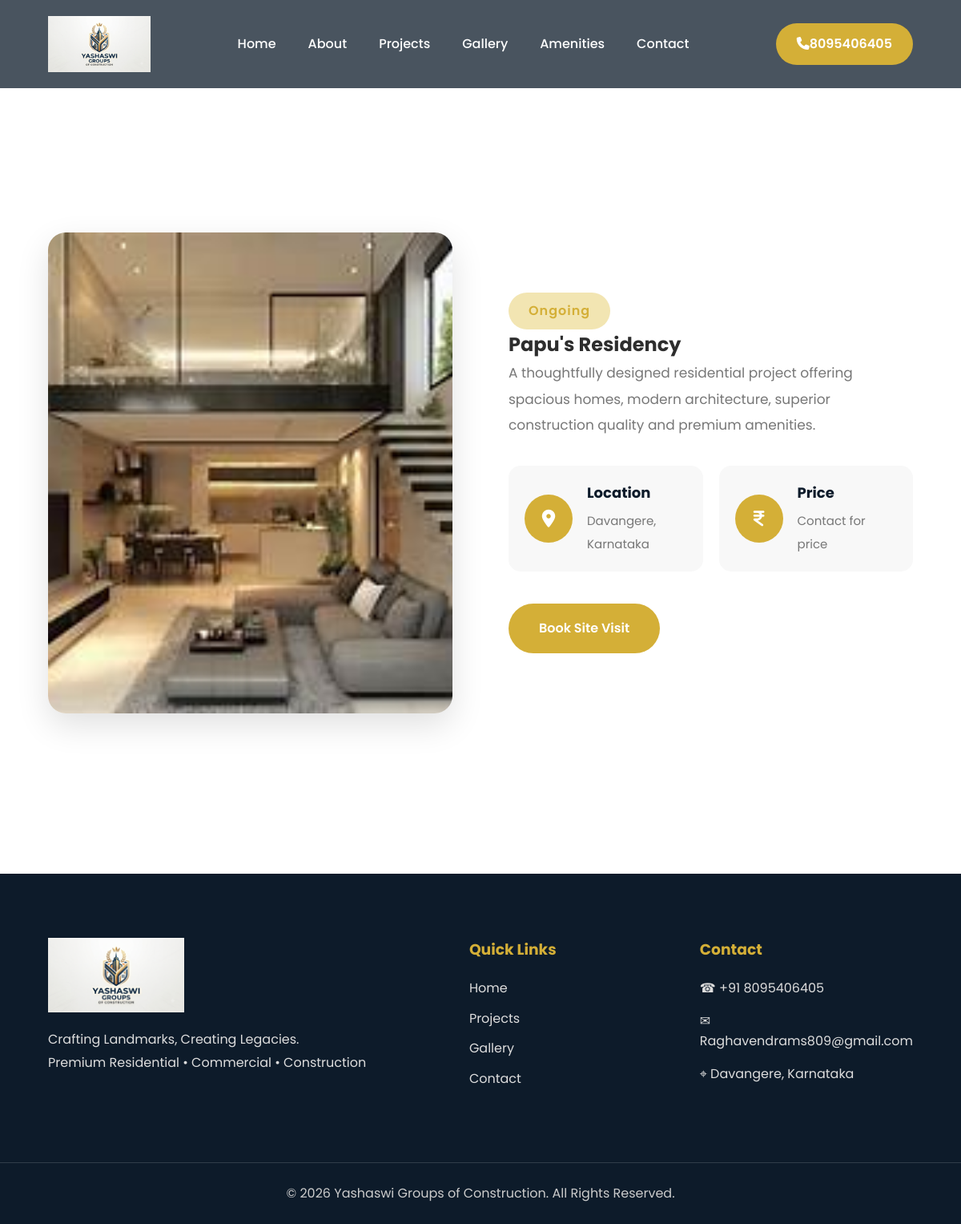
The page /project-details.php?id=1 on the database its author committed.
### tables this page shows
CREATE TABLE projects (id INT UNSIGNED AUTO_INCREMENT PRIMARY KEY, project_name VARCHAR(150) NOT NULL, location VARCHAR(200) NOT NULL, description TEXT NOT NULL, status ENUM('Upcoming','Ongoing','Completed') NOT NULL DEFAULT 'Ongoing', price VARCHAR(100) NULL, google_map TEXT NULL, thumbnail VARCHAR(255) NOT NULL, created_at TIMESTAMP DEFAULT CURRENT_TIMESTAMP);

### includes/functions.php (called while the page is built, shortened)
<?php
function e(?string $value): string { return htmlspecialchars((string) $value, ENT_QUOTES, 'UTF-8'); }
function url(string $path = ''): string { return rtrim(BASE_URL, '/') . '/' . ltrim($path, '/'); }

### includes/db.php (called while the page is built, shortened)
<?php
function db(): PDO
{
    static $pdo;
    if (!$pdo instanceof PDO) {
        $pdo = new PDO('mysql:host=' . DB_HOST . ';dbname=' . DB_NAME . ';charset=utf8mb4', DB_USER, DB_PASS, [
            PDO::ATTR_ERRMODE => PDO::ERRMODE_EXCEPTION,
            PDO::ATTR_DEFAULT_FETCH_MODE => PDO::FETCH_ASSOC,
            PDO::ATTR_EMULATE_PREPARES => false,
        ]);
    }
    return $pdo;
}

### project-details.php (the view)
<?php require_once __DIR__ . '/includes/session.php'; require_once __DIR__ . '/includes/db.php'; $id=filter_input(INPUT_GET,'id',FILTER_VALIDATE_INT); if(!$id) redirect('projects.php'); try{$s=db()->prepare('SELECT * FROM projects WHERE id=?');$s->execute([$id]);$project=$s->fetch();}catch(Throwable $e){$project=false;} if(!$project){http_response_code(404);exit('Project not found.');}$pageTitle=$project['project_name'].' | Yashaswi Groups'; require __DIR__.'/includes/header.php'; ?>
<main style="padding:170px 0 80px"><section class="projects"><div class="container"><div class="project-wrapper"><div class="project-image"><img src="<?=url($project['thumbnail'])?>" alt="<?=e($project['project_name'])?>"></div><div class="project-content"><span class="section-tag"><?=e($project['status'])?></span><h2><?=e($project['project_name'])?></h2><p><?=nl2br(e($project['description']))?></p><div class="project-details"><div class="detail-card"><i class="fa-solid fa-location-dot"></i><div><h4>Location</h4><p><?=e($project['location'])?></p></div></div><?php if($project['price']):?><div class="detail-card"><i class="fa-solid fa-indian-rupee-sign"></i><div><h4>Price</h4><p><?=e($project['price'])?></p></div></div><?php endif;?></div><a href="<?=url('#contact')?>" class="btn btn-primary">Book Site Visit</a></div></div></div></section></main><?php require __DIR__.'/includes/footer.php'; ?>

### includes/header.php (shortened to what this page needs)
<!doctype html><html lang="en"><head><link rel="stylesheet" href="https://cdnjs.cloudflare.com/ajax/libs/font-awesome/6.7.2/css/all.min.css"><link rel="stylesheet" href="<?= url('style.css') ?>"></head><body>
<header><div class="container"><nav class="navbar"><a href="<?= url() ?>" class="logo"><img src="<?= url('assets/logo/yashaswi-logo.png') ?>" alt="Yashaswi Groups"></a><ul class="nav-links"><li><a href="<?= url('#home') ?>">Home</a></li><li><a href="<?= url('#about') ?>">About</a></li><li><a href="<?= url('projects.php') ?>">Projects</a></li><li><a href="<?= url('gallery.php') ?>">Gallery</a></li><li><a href="<?= url('#amenities') ?>">Amenities</a></li><li><a href="<?= url('#contact') ?>">Contact</a></li></ul><a href="tel:+918095406405" class="call-btn"><i class="fa-solid fa-phone"></i>8095406405</a><div class="menu-toggle"><i class="fa-solid fa-bars"></i></div></nav></div></header>

### includes/footer.php
<footer><div class="container footer-container"><div class="footer-about"><img src="<?= url('assets/logo/yashaswi-logo.png') ?>" alt="Yashaswi Groups Logo"><p>Crafting Landmarks, Creating Legacies.<br>Premium Residential • Commercial • Construction</p></div><div class="footer-links"><h3>Quick Links</h3><a href="<?= url() ?>">Home</a><a href="<?= url('projects.php') ?>">Projects</a><a href="<?= url('gallery.php') ?>">Gallery</a><a href="<?= url('#contact') ?>">Contact</a></div><div class="footer-contact"><h3>Contact</h3><p>☎ +91 8095406405</p><p>✉ Raghavendrams809@gmail.com</p><p>⌖ Davangere, Karnataka</p></div></div><div class="footer-bottom"><p>© <?= date('Y') ?> Yashaswi Groups of Construction. All Rights Reserved.</p></div></footer><script>window.YASHASWI_BASE=<?= json_encode(rtrim(BASE_URL,'/')) ?>;</script><script src="<?= url('script.js') ?>"></script></body></html>

### style.css (style rules this page uses)
* { margin:0; padding:0; box-sizing:border-box; }
html { scroll-behavior:smooth; }
body { font-family:'Poppins',sans-serif; color:#2d2d2d; background:#ffffff; overflow-x:hidden; line-height:1.6; }
img { width:100%; display:block; }
a { text-decoration:none; }
ul { list-style:none; }
.container { width:90%; max-width:1300px; margin:auto; }
:root { --primary:#0D1B2A; --secondary:#D4AF37; --white:#ffffff; --black:#111111; --grey:#777777; --light:#f7f7f7; --shadow:0 15px 40px rgba(0,0,0,.12); }
header { position:fixed; top:0; left:0; width:100%; padding:20px 0; z-index:999; transition:.4s; background:rgba(13,27,42,.75); backdrop-filter:blur(18px); }
.navbar { display:flex; justify-content:space-between; align-items:center; }
.logo img { height:70px; width:auto; }
.nav-links { display:flex; gap:40px; }
.nav-links a { color:#fff; font-weight:500; transition:.3s; position:relative; }
.nav-links a::after { content:""; position:absolute; left:0; bottom:-8px; width:0%; height:2px; background:var(--secondary); transition:.3s; }
.call-btn { background:var(--secondary); padding:13px 26px; border-radius:40px; color:#fff; font-weight:600; transition:.3s; }
.btn { padding:18px 38px; border-radius:50px; font-weight:600; transition:.4s; display:inline-block; }
.btn-primary { background:var(--secondary); color:#fff; }
.section-tag { display:inline-block; padding:10px 25px; background:#f2e5b2; color:var(--secondary); border-radius:30px; font-weight:600; letter-spacing:1px; }
.projects { padding:120px 0; background:#ffffff; }
.project-wrapper { display:grid; grid-template-columns:1fr 1fr; gap:70px; align-items:center; }
.project-image { overflow:hidden; border-radius:22px; box-shadow:var(--shadow); }
.project-image img { width:100%; height:600px; object-fit:cover; transition:.5s; }
.project-content p { font-size:17px; color:var(--grey); line-height:1.9; margin-bottom:35px; }
.project-details { display:grid; grid-template-columns:repeat(2,1fr); gap:20px; margin-bottom:40px; }
.detail-card { display:flex; align-items:center; gap:18px; padding:20px; background:#f8f8f8; border-radius:15px; transition:.35s; }
.detail-card i { width:60px; height:60px; border-radius:50%; display:flex; justify-content:center; align-items:center; background:var(--secondary); color:#fff; font-size:22px; flex-shrink:0; }
.detail-card h4 { font-size:18px; margin-bottom:6px; color:var(--primary); }
.detail-card p { margin:0; font-size:15px; color:var(--grey); }
footer { background:var(--primary); color:#fff; }
.footer-container { display:grid; grid-template-columns:2fr 1fr 1fr; gap:50px; padding:80px 0; }
.footer-about img { width:170px; margin-bottom:20px; }
.footer-about p { color:#ddd; line-height:1.8; }
.footer-links h3, .footer-contact h3 { margin-bottom:20px; color:var(--secondary); }
.footer-links { display:flex; flex-direction:column; }
.footer-links a { color:#ddd; margin-bottom:12px; transition:.3s; }
.footer-contact p { color:#ddd; margin-bottom:15px; }
.footer-bottom { border-top:1px solid rgba(255,255,255,.15); text-align:center; padding:25px; color:#ccc; }

### rows shown on the page
projects: thumbnail (picture), status "Ongoing", project_name "Papu's Residency", description "A thoughtfully designed residential project offering spacious homes, modern architecture, superior construction quality and premium amenities.", location "Davangere, Karnataka", price "Contact for price"
